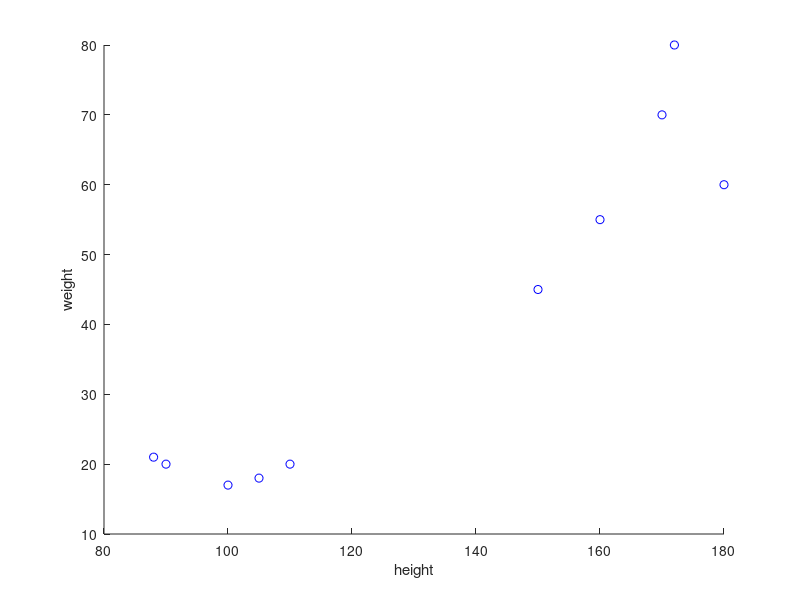
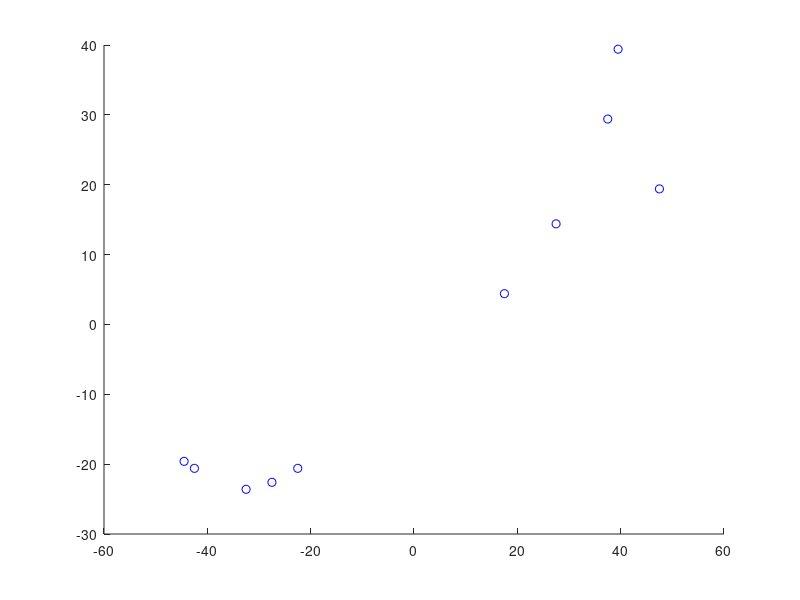

MATLAB code to generate these figures, in order: (Note: this script raises an error after producing the figures.)
clear
close all
clc

% height, weight
X = [170 70
       150 45
       160 55
       180 60
       172 80
       100 17
       110 20
        90 20
       105 18
        88 21
    ];

figure, hold on,

plot(X(:,1), X(:,2), 'bo')
xlabel('height')
ylabel('weight')

Xc = X - mean(X);

figure, hold on,
plot(Xc(:,1), Xc(:,2), 'bo')
set_xy_graph

[U, S, V] = svd(Xc);
fimplicit(@(x, y) V(1, 1)*(-y)+V(2, 1)*x)

% projecting Xc onto the first principal axis
Xc*V(:, 1)